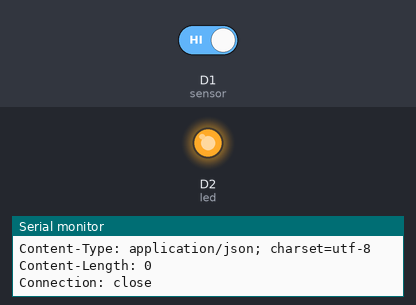
Bench run of a sketch on a simulated ESP8266 (NodeMCU). Parts: output pins drawn as LEDs (lit = HIGH), the last lines printed to the serial monitor. The inputs (shaded band) are chosen by the test bench; at power-on: D1 (sensor) HIGH. WiFi joins after 1.5 s; servers stay silent unless stated; uploads are accepted with an empty reply.

Above: at 9.5 s.
9.6 s: D1 (sensor) driven LOW
At 14.2 s:
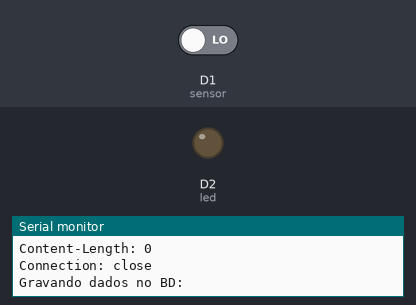
15.7 s: D1 (sensor) driven HIGH
At 20.9 s:
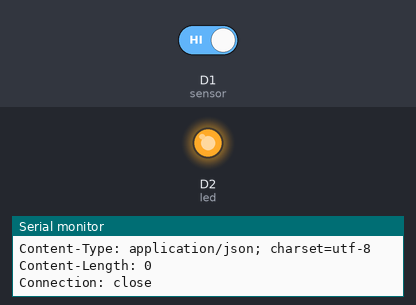
Timing chart, 0 to 22.4 s (numbered marks = the images above; inputs shaded):
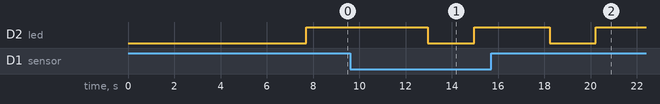

The sketch:

NodeMCU.ino
```cpp
#include <ESP8266WiFi.h>
#include <WiFiClient.h>

const int led = D2;
const int sensor = D1;
//const int sensor = 0;
const int idVaga = 15;
//const int idVaga = 14;

const char* ssid = "P1";
const char* password = "";
const char* senha = "";


const char http_site[] = "http://192.168.2.11";
const int http_port = 80;

WiFiClient client;
IPAddress server(192,168,2,11); //ENDEREÇO DO SERVIDOR - FORMATO XXX,XXX,XXX,XXX

void setup() {
	pinMode(sensor, INPUT_PULLUP);
	pinMode(led, OUTPUT);
	digitalWrite(led, LOW);
	Serial.begin(115200);
	delay(4000);
	Serial.print("Conectando na rede: ");
	Serial.println(ssid);
	WiFi.begin(ssid, password);

	while (WiFi.status() != WL_CONNECTED) {
		delay(500);
		Serial.print(".");
	}
	Serial.println("");
	Serial.println("WiFi Conectada");
}

void loop() {
	int LeituraDigital = 0;
	Serial.println("Gravando dados no BD: ");

	if ( !client.connect(server, http_port) ) {
		Serial.println("Falha na conexao com o site ");
	}
	else {
		digitalWrite(led, LOW);
		delay(2000);
		LeituraDigital = digitalRead(sensor);
		String param = "?presenca="+String(LeituraDigital)+"&id="+idVaga;
		client.println("GET http://192.168.2.11:80/class/DAO/vagaDAO.php" + param + " HTTP/1.1"); // EX: http://192.168.1.114:8080/ambiente/webservice.php
		client.println("Host: ");
		client.println(http_site);
		client.println("Connection: close");
		client.println();
		client.println();
		digitalWrite(led, HIGH);
		// INFORMACOES DE RETORNO PARA DEBUG
		while(client.available()){
			String line = client.readStringUntil('\r');
			Serial.print(line);
		}
		while(LeituraDigital == digitalRead(sensor))
			delay(2000);
		}
	delay(2000);

}
```

Measured:
- after the input at 9.6 s, D2 (led): HIGH → LOW after 3.4 s, → HIGH 2.0 s later
- after the input at 15.7 s, D2 (led): HIGH → LOW after 2.5 s, → HIGH 2.0 s later
